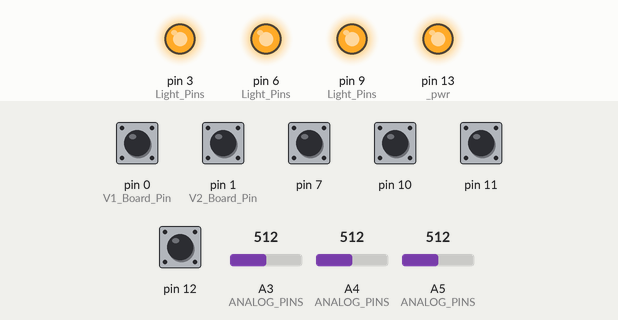
Bench run of a sketch on a simulated Arduino Uno, built with avr-gcc and run on an emulated ATmega328P. On the bench: output pins drawn as LEDs (lit = HIGH). Inputs (shaded band) come from the test bench; at power-on: pin 0 (V1_Board_Pin), pin 1 (V2_Board_Pin), pin 7, pin 10–12 HIGH, A3 (ANALOG_PINS) = 512, A4 (ANALOG_PINS) = 512, A5 (ANALOG_PINS) = 512. Random numbers use the default seed unless the sketch sets one; what the sketch prints to the serial monitor is not drawn.

Above: at 0.1 s.
Timing chart, 0 to 1.6 s (numbered marks = the images above):
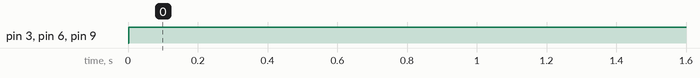

The sketch:

clockwork-masters.ino
```cpp
// (licence header left out)
// Sleep time in between each run. Having this reduces flicker, or at least it did when running
// on the LeoStick. Altering this can change the timing of everything else (lights, accelerometer,
// quickness to react to sensor changes) so use with care.
const int SLEEP = 10;

// Digital inputs lines. In our design these are hooked to hall-effect sensors.
// We expect these to be pulled LOW when activated. If they're not connected,
// then that's cool, we use the internal pull-up resistors to stop them floating.
const int DIGITAL_INPUTS = 4;

// Sensors array is initialised later.
#include "Sensor.h"
Sensor *Sensors[DIGITAL_INPUTS];

#include "Accelerometer.h"
Accelerometer *accelerometer;

#include "Board.h"
Board *board;

// Which HES switches do what
#define HFE_QUELL 0 // Turn lights off.
#define HFE_SHINE 1 // Brighten all lights.
#define HFE_PULSE 2 // Activate and increase pulsing.

// The setup routine runs once when our board is powered on.
void setup() {

  // Board init comes first.
  board = new Board();

  // These are now private to our setup, since everytyhing else
  // should be using our objects.

  const int DIGITAL[DIGITAL_INPUTS] = { 7, 10, 11, 12 };
  const int ANALOG_INPUTS = 3;
  pin_t ANALOG_PINS[ANALOG_INPUTS] = { 17, 18, 19 };

  // Accelerometer initialisation
  accelerometer = new Accelerometer(ANALOG_PINS);

  // And the sensor pins
  for (int i = 0; i < DIGITAL_INPUTS; i++) {
    // Sensors are objects, they do their own init.
    Sensors[i] = new Sensor(DIGITAL[i]);
  }

  // Init our serial monitor, so if a debugger is running it can see what we're doing.
  Serial.begin(9600);
  Serial.print("Init complete");

  // If our POST routine isn't disabled, then do lights testing.
  if (! board->POST_Disable) {

    // Half a second after power on don't do anything, so
    // our humans can look at the line which may be faulty.
    board->power_led(LOW);
    delay(500);

    // Pulse our power light to show we're running.
    // Also pulse our lines to test they're working.
    for (int i=0; i < LIGHTS; i++) {
        board->power_led(HIGH);
        board->Lights[i]->on();
        delay(1000);
        board->power_led(LOW);
        board->Lights[i]->off();
        delay(250);
    }
  }
}

// Our main loop runs forever. Here's where all the fancy things happen.
void loop() {
  int i;

  // Update our behaviour based upon dip switches, if they exist on the board.
  board->update_dips();

  // Nudge our accelerometer.
  accelerometer->update();

  // Walk through our outputs, and adjust according to our sensors.
  for (i=0; i < LIGHTS; i++) {

    Light *light = board->Lights[i];

    // Shine increases the min power to make everythng more bright.
    // If the shine sensor is active, OR if the pulse sensor is activated
    // but pulse is disabled, then we'll add to shine. Otherwise
    // we'll signal it to deactivate.

    if (
      Sensors[HFE_SHINE]->activated() ||
      ( ( ! board->Pulse_Enabled ) && Sensors[HFE_PULSE]->activated() )
    ) {
      light->brighten( true );
    }
    else {
      light->brighten( false );
    }

    // Quell drops down the max power until it reaches zero,
    // and allows us to have a completely dark suit.
    light->quell( Sensors[HFE_QUELL]->activated() );

    // If Pulse is enabled, then we'll run pulse mode, which simply
    // removes the idle sections between pulses.
    if (board->Pulse_Enabled) {
      light->pulse( Sensors[HFE_PULSE]->activated() );
    }
  }

  // Now do our pulsing. This actually sets our light values.
  // If we're in photography mode, we just max them all out.
  for (i = 0; i < LIGHTS; i++) {
    if (board->Photography) {
        board->Lights[i]->on();
    }
    else {
        board->Lights[i]->update(accelerometer->sparkle());
    }
  }

  delay(SLEEP);
}
```

Accelerometer.cpp
```cpp
#include "Accelerometer.h"
#include <stdlib.h>

#if defined(ARDUINO) && ARDUINO >= 100
#include "Arduino.h"
#else
#include "WProgram.h"
#endif

// Accelerometer sensitivity. We divide all readings by this before adding.
// DO NOT MAKE ZERO OR YOU WILL END THE UNIVERSE!
const int Sensitivity = 8;

// Accelerometer deadzone. This means that small movements and thermal noise won't
// be listened to, but allows larger movements to still be counted. The larger this
// value, the larger a change in acceleration is required to register.
const int Deadzone = 10;

// Each cycle, reduce sparkle by this percentage, in addition to the 1 unit
// we decrease at anyway.
const int Decay = 1;

// Constructor.
Accelerometer::Accelerometer(pin_t input_pins[ACCEL_AXES]) {
  _sparkle = 0;

  // Set the hardware for input and take first values.
  for (int i = 0; i < ACCEL_AXES; i++) {
    _input_pins[i] = input_pins[i];
    pinMode(_input_pins[i], INPUT);
    _last_values[i] = analogRead(_input_pins[i]);
  }

}

void Accelerometer::update() {

  // Decay our sparkle from last iteration.
  _sparkle = max(0, ((_sparkle * (100 - Decay) / 100) - 1));

  int potential_sparkle = 0;

  for (int i=0; i < ACCEL_AXES; i++) {
    int val = analogRead(_input_pins[i]);

    // Add our difference to our potential sparkle.
    potential_sparkle += abs(val - _last_values[i]) / Sensitivity;

    // And save this as the last reading.
    _last_values[i] = val;
  }

  // Add our sparkle iff it's greater than our deadzone.
  if (potential_sparkle > Deadzone) {
    _sparkle += potential_sparkle;
  }
}

int Accelerometer::sparkle() {
  return _sparkle;
}
```

Accelerometer.h
```cpp
#ifndef ACCELEROMETER_H
#define ACCELEROMETER_H

#include "Types.h"

#define ACCEL_AXES 3

class Accelerometer {
  private:
    pin_t _input_pins[ACCEL_AXES];
    int   _last_values[ACCEL_AXES];
    int   _sparkle;

  public:
    Accelerometer(pin_t *input_pins);
    void update();
    int sparkle();
};

#endif
```

Board.cpp
```cpp
#include "Board.h"
#include "Dip.h"
#include "Light.h"

// Board-dependent behaviour and sensing. In particular:
// V1 boards have no dip switches, and pin 0 tied to ground.
// V2 boards have no dip switches, and pin 1 tied to ground.
// V3 boards have dip switches, and pins 0 and 1 are floating.

// We also configure the high-level behaviour of our dip-switches here.
// This means we have one place to check things like "how should my sensors
// work?" or "should I be in photography mode right now?"

const int Pwr_Led = 13;
const int V1_Board_Pin = 0;
const int V2_Board_Pin = 1;

// Boards before this version don't have dip switches
const int Min_Version_For_Switches = 3;

const int Light_Pins[LIGHTS] = { 3, 6, 9 };

// I wish I could use a vector here, but using <vector> causes the code to
// not compile for the uno. Note that the Dip-pins are in "reverse" order,
// because that means they correspond to the labelling (1-4) on the board itself.
const int Dip_Pins[DIP_SWITCHES] = { 23, 22, 21, 20 };

enum Dip_Function_t {
    Dip_Unassigned,         // Does nothing!
    Dip_Power_Led,          // Controls power LED; useful for testing
    Dip_Photography,        // Sets photography mode
    Dip_Pulse_Enable,       // Sets sensor 3 to "pulse" rather than "shine"
    Dip_POST_Disable        // Skip the Power-On Self-Test
};

// What do each of the switches do?
const int Dip_Function[] = {
    Dip_Power_Led,
    Dip_Photography,
    Dip_Pulse_Enable,
    Dip_POST_Disable
};

// Constructor
Board::Board() {

    // Pull up our version pins, then check if any stay low to sense
    // the board version.

    pinMode(V1_Board_Pin, INPUT_PULLUP);
    pinMode(V2_Board_Pin, INPUT_PULLUP);

    if (digitalRead(V1_Board_Pin) == LOW) {
        _version = 1;
    }
    else if (digitalRead(V2_Board_Pin) == LOW) {
        _version = 2;
    }
    else {
        _version = 3;
    }

    // All boards have the PWR LED on the same pin.

    _pwr = Pwr_Led;

    pinMode(_pwr, OUTPUT);
    power_led(HIGH);

    // Set up our dip switches

    for (int i = 0; i < DIP_SWITCHES; i++) {
        _dips[i] = new Dip(Dip_Pins[i]);
    }

    // Set up our lights

    for (int i = 0; i < LIGHTS; i++) {
        Lights[i] = new Light(Light_Pins[i]);
    }

    // Read our dip switches
    update_dips();

}

// Sets the power LED on or off.
void Board::power_led(int state) {
    digitalWrite(_pwr, state);
}

// Updates state based upon various dip switches.
// In most cases this sets state (eg: photography mode) rather than
// directly changing things. The Power LED is an exception.
void Board::update_dips() {

    // If our board doesn't have dip switches, then do nothing.
    if (_version < Min_Version_For_Switches) {
        return;
    }

    // Flip all our states to false. If our switches are
    // set, they'll be flipped back on.
    Pulse_Enabled = false;
    Photography   = false;
    POST_Disable  = false;

    for (int i = 0; i < DIP_SWITCHES; i++) {
        switch (Dip_Function[i]) {
            case Dip_Unassigned:
                break;
            case Dip_Power_Led:
                power_led( _dips[i]->activated() );
                break;
            case Dip_Photography:
                Photography = _dips[i]->activated();
                break;
            case Dip_Pulse_Enable:
                Pulse_Enabled = _dips[i]->activated();
                break;
            case Dip_POST_Disable:
                POST_Disable = _dips[i]->activated();
                break;
            ;
        }
    }
}
```

Board.h
```cpp
#ifndef BOARD_H
#define BOARD_H

#include "Types.h"
#include "Dip.h"
#include "Light.h"

// I wish this wasn't hard-coded.
#define DIP_SWITCHES 4
#define LIGHTS 3

class Board {
    private:
        unsigned int  _version;  // V1, V2, V3, etc.
        pin_t _pwr;
        Dip *_dips[DIP_SWITCHES];

    public:
        Light *Lights[LIGHTS];
        bool Photography   = false; // Are we in photogrpahy mode?
        bool Pulse_Enabled = false; // Does sensor 3 pulse rather than shine?
        bool POST_Disable  = false; // Skip the power-on self-test?

        Board();
        void power_led(int state);
        void update_dips();
};

#endif
```

Dip.cpp
```cpp
#include "Dip.h"

// Dip switches are like sensors. They'll pulled LOW when switched 'on'.
// The difference is we don't consider them to be faulty if they start switched on.

// Constructor
Dip::Dip(pin_t pin) {
  _pin = pin;

  // Our lines are pulled high so if the switch is disconnected or absent we
  // don't end up with a floating line.
  pinMode(_pin, INPUT_PULLUP);
}

// Returns true if the switch is on.
// Returns false if the switch is off or absent.

bool Dip::activated() {
  // Switches are pulled low when active.
  return ( digitalRead(_pin) == LOW );
}
```

Dip.h
```cpp
#ifndef DIP_H
#define DIP_H

#include "Types.h"

class Dip {
  private:
    pin_t _pin;

  public:
    Dip(pin_t pin);
    bool activated();
};

#endif
```

Light.cpp
```cpp
#include "Light.h"

#if defined(ARDUINO) && ARDUINO >= 100
#include "Arduino.h"
#else
#include "WProgram.h"
#endif

#include <math.h>

// Helper function.
// Just like regular map, only it works on doubles.
double doubleMap(double x, double in_min, double in_max, double out_min, double out_max) {
    return (x - in_min) * (out_max - out_min) / (in_max - in_min) + out_min;
}

// Constructor
Light::Light(pin_t pin, int idle_min, int idle_max) {
  _pin       = pin;
  _value     = 0;
  _direction = 1;
  _count_to  = 200;
  _min_power = 5;
  _max_power = 255;
  _curr_max_power = _max_power;
  _curr_min_power = _min_power;
  _idle_min = idle_min;
  _idle_max = idle_max;
  _idle = 0;

  // Initialise the hardware itself.
  pinMode(_pin, OUTPUT);
  analogWrite(_pin,0);
}

const int absolute_min_pwr = 0;
const int absolute_max_pwr = 255;

// Our lights follow a sin(x^n) curve with power. This
// is the 'n' in that curve. Higher values cause a slower
// initial increase in power, which compensates for the lights
// having greater sensitivity at lower power levels.
const double smoothing_power = 3;

// Updates our light. Intended to be called once per cycle of main code.
// Bias is added to all lines if provided.
void Light::update(int bias) {

  // Update our light cycle.
  _cycle();

  set_power( map(_value, 0, _count_to, _curr_min_power, _curr_max_power) + bias );
}

// Cycles our lights. Intended to be called by update.
void Light::_cycle() {

  // If we're idling, then keep doing that.
  if (_idle > 0) {
    _idle--;
    return;
  }

  // Move our value in the direction we're going.
  _value += _direction;

  // Constrain our value, since directions larger than '1' can
  // cause us to over or under-run.
  _value = constrain(_value, 0, _count_to);

  // If we've hit the bottom of our cycle, then idle.
  if (_value == 0) {
    _idle = random(_idle_min, _idle_max);
  }

  // Likewise if we've hit either end of our cycle, mark ourselves
  // as heading the other way.
  if (_value == 0 || _value == _count_to) {
    _direction = -_direction;
  }
}

// Sets power directly. Will not change internal state, so
// this will be overwritten to the next call to update().
//
// This auto-constrains to 0-255, but I'm not sure if we really need this.
void Light::set_power(int value) {

  // This is our linear value. It just constrains us to 0-maximum power.
  // Absolute minimum power is enforced later in this function.
  int linear_value = constrain(value, 0, absolute_max_pwr);

  // Now map this onto a sin(x^n) wave. Full power is reached at x = (pi/2)^(1/n),
  // so we calculate that here.
  double max_trig_value = pow(M_PI_2, 1/smoothing_power);

  // Map our linear value onto an input suitable for handing to sin(x^n).
  double smoothed_x = doubleMap(linear_value,0,absolute_max_pwr,0,max_trig_value);

  // Pass that value through the smoothing function.
  double smoothed_value = sin( pow(smoothed_x, smoothing_power) );

  // Finally, map that output to our lights power.
  analogWrite(_pin, doubleMap( smoothed_value, 0, 1, absolute_min_pwr, absolute_max_pwr ) );
}

// On and off set the light on and off as if it were a digital line.
void Light::on()  { set_power(255); }
void Light::off() { set_power(0);   }

// If passed a true argument, makes everything brighter by boosting the minimum
// brightness. If passed a false argument, decays the minimum brihgtness towards
// its original value.
void Light::brighten(bool brighten) {
  if (brighten) {
    _curr_min_power = min(_max_power, _curr_min_power+1);
  }
  else {
    _curr_min_power = max(_min_power, _curr_min_power-1);
  }
}

// If passed a true argument, drop the max power down until it reaches zero.
// This allows our suit to go competely dark. Otherwise restore power values
// back to normal.
void Light::quell(bool quell) {
  if (quell) {
    _curr_max_power = max(0, _curr_max_power-1);
    _curr_min_power = 0;
  }
  else {
    _curr_max_power = min(_max_power, _curr_max_power+1);

    if (_curr_min_power < _min_power) {
      _curr_min_power++;
    }
  }
}

// Causes lights to start a pulse if not already pulsing.
// On a false argument, does nothing.
// TODO: Have this *speed* pulses, too.
void Light::pulse(bool pulse) {
  if (pulse) {
    _idle = 0;
  }
}
```

Light.h
```cpp
#ifndef LIGHT_H
#define LIGHT_H

#include "Types.h"

class Light {
  private:
    pin_t _pin;
    int   _value;
    int   _direction;
    int   _count_to;
    int   _min_power;
    int   _max_power;
    int   _curr_max_power;
    int   _curr_min_power;
    int   _idle_min;
    int   _idle_max;
    int   _idle;
    void  _cycle();

  public:
    Light(pin_t pin, int idle_min = 50, int idle_max = 200);
    void update(int bias);
    void set_power(int power);
    void brighten(bool brighten);
    void quell(bool quell);
    void pulse(bool pulse);
    void on();
    void off();
};

#endif
```

Sensor.cpp
```cpp
#include "Sensor.h"

// Constructor
Sensor::Sensor(pin_t pin) {
  _pin = pin;

  // Our lines are pulled high so if the sensor is disconnected we're still good.
  // This also lets us use bare sensors, rather than just the freetronics boards.
  pinMode(_pin, INPUT_PULLUP);

  // Test for fault. The pin should be HIGH from our pull-up. If it's low, then
  // there's a short in the line and we should ignore it in the future.
  _faulty = (digitalRead(_pin) == HIGH ? false : true );
}

// Returns true if the sensor is active
// Returns false if the sensor is inactive or faulty.

bool Sensor::activated() {
  if (_faulty) {
    return false;
  }

  // Sensors are pulled low when active.
  return ( digitalRead(_pin) == LOW );
}
```

Sensor.h
```cpp
#ifndef SENSOR_H
#define SENSOR_H

#include "Types.h"

class Sensor {
  private:
    pin_t _pin;
    bool  _faulty;

  public:
    Sensor(pin_t pin);
    bool activated();
};

#endif
```

Types.h
```cpp
#ifndef TYPES_H
#define TYPES_H

// Types for the whole project are set here.

#if defined(ARDUINO) && ARDUINO >= 100
#include "Arduino.h"
#else
#include <core_pins.h>
#endif

// What type do our pins (and hence digitalRead) use?
typedef uint8_t pin_t;

#endif
```

Measured:
- by itself, pin 3 (Light_Pins), pin 6 (Light_Pins), pin 9 (Light_Pins): LOW → HIGH at 0.00 s
